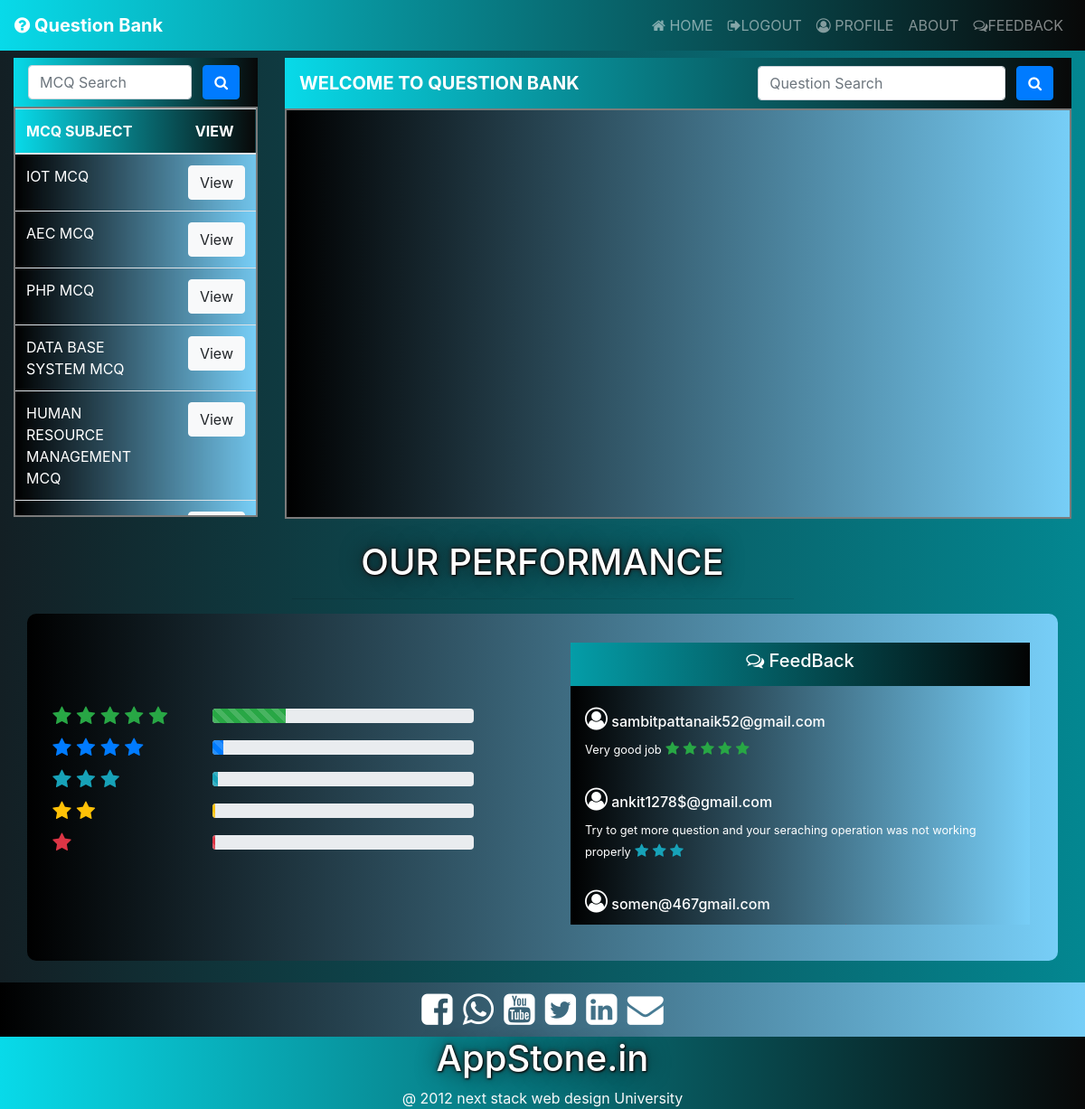
Page /student/Student_View.php (signed in) on the committed database.
### tables this page shows
CREATE TABLE `feedback` (
  `f_id` int(11) NOT NULL,
  `f_email` varchar(255) NOT NULL,
  `f_rate` varchar(255) NOT NULL,
  `f_massage` varchar(255) NOT NULL,
  `seen` varchar(255) NOT NULL
);

### student/Student_View.php (the view, shortened to what the rows shown need)
<!DOCTYPE html>
<html lang="en">
<head>
    <link rel="stylesheet" href="../style/bootstrap.min.css">
    <link rel="stylesheet" href="https://stackpath.bootstrapcdn.com/font-awesome/4.7.0/css/font-awesome.min.css">
    <link rel="stylesheet" href="./design/style.css">
</head>
<body>
    <section>
        <div class="container-fluid pb-2">
          <div class="row justify-content-center">
            <div class="col-lg-3 col-md-12 col-12 mt-2">
              <div id="scroll_question" style="border:2px solid #7b7b7b;">
              <table class="table table-striped" id="s_register">
                <thead class="bg-info text-white">
                    <tr>
                        <th scope="col">MCQ SUBJECT</th>
                        <th scope="col" class="text-center">VIEW</th>
                    </tr>
                </thead>
              </table>
              </div>
            </div>
          </div>
        </div>
    </section>
    <section>
        <div class="container">
            <div class="my-3 text-center">
              <h1> OUR PERFORMANCE </h1>
            </div>
            <div class="row" id="s_register">
              <div class="col-lg-6 col-md-6 col-12 my-3">
                  <div id="feed" class="p-3">
                      <div id="scroll_question1" class="mb-2 pt-2">
                                <?php
                                   if(isset($_SESSION['user_id']))
                                   {
                                        $conn = new mysqli("localhost", "root", "", "question_bank_db");
                                        $sql = "SELECT * FROM feedback WHERE 1 ORDER BY f_id DESC";
                                        $result = $conn->query($sql);
                                            if($result->num_rows > 0){
                                                while($row = $result->fetch_assoc()){
                                                    echo "<div class=\"p-3\">
                                                            <h6><i class='fa fa-user-circle-o' aria-hidden='true' style=\"font-size:25px\"></i> ".$row['f_email']."</h6>
                                                            <small>".$row['f_massage']."</small>";
                                                            if($row['f_rate'] == "5"){
                                                                echo '<span>
                                                                        <i class="fa fa-star text-success" aria-hidden="true"></i>
                                                                        <i class="fa fa-star text-success" aria-hidden="true"></i>
                                                                        <i class="fa fa-star text-success" aria-hidden="true"></i>
                                                                        <i class="fa fa-star text-success" aria-hidden="true"></i>
                                                                        <i class="fa fa-star text-success" aria-hidden="true"></i>
                                                                      </span>';
                                                            }
                                                            else if($row['f_rate'] == "4"){
                                                                echo '<span>
                                                                        <i class="fa fa-star text-primary" aria-hidden="true"></i>
                                                                        <i class="fa fa-star text-primary" aria-hidden="true"></i>
                                                                        <i class="fa fa-star text-primary" aria-hidden="true"></i>
                                                                        <i class="fa fa-star text-primary" aria-hidden="true"></i>
                                                                      </span>';
                                                            }
                                                            else if($row['f_rate'] == "3"){
                                                                echo '<span>
                                                                        <i class="fa fa-star text-info" aria-hidden="true"></i>
                                                                        <i class="fa fa-star text-info" aria-hidden="true"></i>
                                                                        <i class="fa fa-star text-info" aria-hidden="true"></i>
                                                                      </span>';
                                                            }
                                                            else if($row['f_rate'] == "2"){
                                                                echo '<span>
                                                                        <i class="fa fa-star text-warning" aria-hidden="true"></i>
                                                                        <i class="fa fa-star text-warning" aria-hidden="true"></i>
                                                                      </span>';
                                                            }
                                                            else{
                                                                echo '<span>
                                                                        <i class="fa fa-star text-danger" aria-hidden="true"></i>
                                                                      </span>';
                                                            }
                                                    echo "</div>";
                                                }
                                            }
                                    }
                                    else{
                                        header("location:../student_login.html");
                                    }
                                ?>
                    </div>
                </div>
              </div>
        </div>
      </div>
    </section>
    <section>
        <div class="container-fluid bg-dark" id="footer2">
          <div class="row justify-content-lg-center">
            <div class="col-lg-6 col-md-6 col-12 text-center">
              <h1 class="text-center">AppStone.in</h1>
            </div>
          </div>
        </div>
   </section>
</body>
</html>

### rows in the picture
feedback: f_email "sambitpattanaik52@gmail.com", f_massage "Very good job", f_rate "5" (drawn)
feedback: f_email "ankit1278$@gmail.com", f_massage "Try to get more question and your seraching operation was not working properly", f_rate "3" (drawn)
feedback: f_email "somen@467gmail.com", f_rate "1" (drawn)

### other values in the picture
$row['m_subject'] "IOT"
$row['m_subject'] "AEC"
$row['m_subject'] "PHP"
$row['m_subject'] "DATA BASE SYSTEM"
$row['m_subject'] "HUMAN RESOURCE MANAGEMENT"
